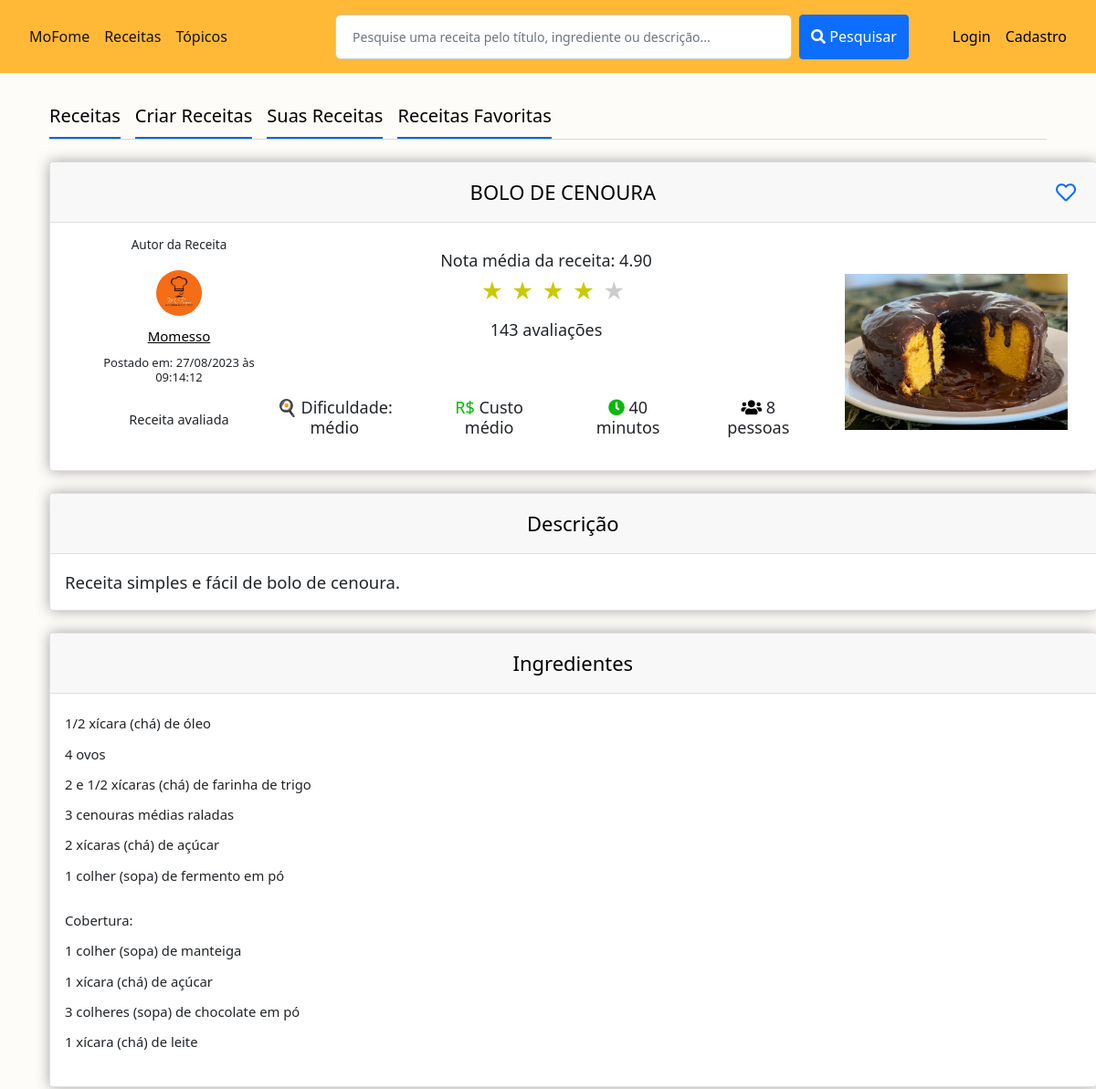
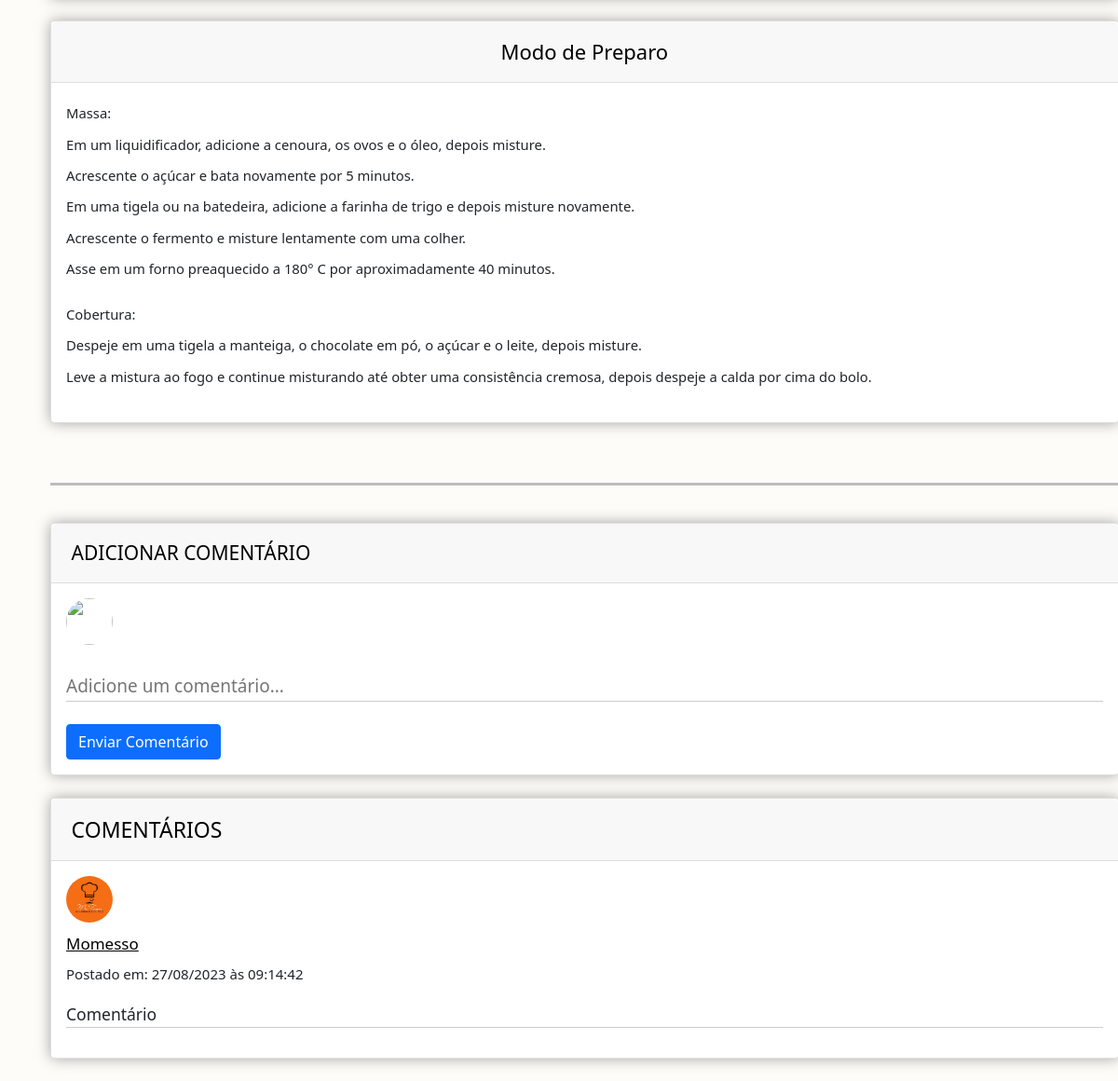
Screenshot of /receitas/1/ with the database file from the repository (2 pictures, top to bottom).
### MoFome/models.py (models this page shows, shortened)
class Receita(models.Model):
    title = models.CharField(max_length=80)
    ingredientes = models.TextField()
    descricao = models.TextField()
    modo_de_preparo = models.TextField()
    imagem = models.ImageField(default='MoFome.jpg', upload_to='receita_pics')
    data_do_post = models.DateTimeField(default=timezone.now)
    autor = models.ForeignKey(User, on_delete=models.CASCADE)
    avaliacao = models.IntegerField()
    quantidade_de_avaliacoes = models.IntegerField()
    horas = models.IntegerField()
    minutos = models.IntegerField()
    custo = models.IntegerField()
    dificuldade = models.IntegerField()
    pessoas = models.IntegerField()
    media = models.DecimalField(max_digits=4,
        decimal_places=2,
        null=True,
        blank=True,
    )
    def data_post_brasil(self):
        fuso_horario_brasil = pytz.timezone('America/Sao_Paulo')
        data_brasil= self.data_do_post.astimezone(fuso_horario_brasil)
        return data_brasil.strftime('%d/%m/%Y às %H:%M:%S')

class Comentario(models.Model):
    receita = models.ForeignKey(Receita, related_name="comentarios", on_delete=models.CASCADE)
    comentario = models.TextField()
    data_do_comentario = models.DateTimeField(default=timezone.now)
    autor = models.ForeignKey(User, on_delete=models.CASCADE)
    def data_comentario_brasil(self):
        fuso_horario_brasil = pytz.timezone('America/Sao_Paulo')
        data_brasil= self.data_do_comentario.astimezone(fuso_horario_brasil)
        return data_brasil.strftime('%d/%m/%Y às %H:%M:%S')

### usuarios/models.py (models this page shows, shortened)
class Profile(models.Model):
    user = models.OneToOneField(User, on_delete=models.CASCADE)
    image = models.ImageField(default='default.jpg', upload_to='profile_pics')
    modo_privacidade = models.IntegerField(default=0)
    receitas_avaliadas = models.ManyToManyField(modelsMoFome.Receita, related_name='avaliadores', blank=True)
    receitas_favoritas = models.ManyToManyField(modelsMoFome.Receita, related_name='favoritas', blank=True)

### MoFome/views.py (the view)
# urls.py: path('receitas/<int:pk>/', ReceitaDetailView.as_view() , name='receitas-detail'),
class ReceitaDetailView(DetailView):
    model = Receita
    template_name = 'MoFome/receita_detail.html'
    def get_context_data(self, **kwargs):
        context = super().get_context_data(**kwargs)
        receita = self.object
        comentarios = Comentario.objects.filter(receita=receita)
        context['comentarios'] = comentarios
        return context

### MoFome/templates/MoFome/receita_detail.html (shortened to what this page needs)
{% extends 'MoFome/base.html' %}
{% block conteudo %}
    <div class="container-xl px-4 mt-4">
        <nav class="nav nav-borders">
          <a class="nav-link active ms-0"  style="  color: black; font-size: 20px;" href="{% url 'receitas' %}">Receitas</a>
          <a class="nav-link active ms-0"	 style="color: black; font-size: 20px;" href="{% url 'receitas-create' %}" >Criar Receitas</a>
          <a class="nav-link active ms-0" style="color: black; font-size: 20px;" href="{% url 'minhasreceitas' %}">Suas Receitas</a>
          <a class="nav-link active ms-0"	 style="color: black; font-size: 20px;" href="{% url 'receitas-favoritas'  %}" >Receitas Favoritas</a>
        </nav>
      <hr class="mt-0 mb-4">
      <div class="row justify-content-center">
        <div class="col-xl-12">
          <div class="col-xl-8" style="width: 105%;">
            <div class="card mb-4">
              <div class="card-header1" style="color:black; text-transform: uppercase; font-size: 22px; text-align: center;">
                <div style="flex-grow: 1; display: flex; justify-content: center;">{{ object.title }}</div>
                <a href="{% url 'receitas-favoritar' object.pk %}" class="favorite-icon">
                  {% if object in request.user.profile.receitas_favoritas.all %}
                      <i class="fas fa-heart text-danger"></i>
                  {% else %}
                      <i class="far fa-heart"></i>
                  {% endif %}
              </a>
            </div>
              <div class="card-body d-flex">
                <div class="text-center" style="margin-left: 30px;">
                  <h2 style="font-size: 13.5px; margin-bottom: 20px;">Autor da Receita</h2>
                  <img class="rounded-circle img-account-profile" src="{{ receita.autor.profile.image.url }}" alt="">
                  <div style="margin-top: 10px;">
                    <a style="font-size: 15px; color: black;" href="{% url 'perfil-outro' username=object.autor %}">{{ object.autor }}</a>
                  </div>
                  <h2 style="font-size: 13px; margin-top: 10px;">Postado em: {{object.data_post_brasil}}</h2>
                  {% if object not in user.profile.receitas_avaliadas.all and object.autor != request.user  %}
                  <h2 style="font-size: 14px; margin-top: 30px;">Avaliar Receita</h2>
                  <div class="rating" style="font-size: 12px;">
                    <form method="post" action="{% url 'avaliar_receita' pk=object.id %}">
                      {% csrf_token %}
                      <button class="star" name="avaliacao" value="1" data-rating="1">&#9733;</button>
                      <button class="star" name="avaliacao" value="2" data-rating="2">&#9733;</button>
                      <button class="star" name="avaliacao" value="3" data-rating="3">&#9733;</button>
                      <button class="star" name="avaliacao" value="4" data-rating="4">&#9733;</button>
                      <button class="star" name="avaliacao" value="5" data-rating="5">&#9733;</button>
                    </form>
                  </div>
                  {% elif object.autor == request.user %}
                  <div>
                    <h2 style="font-size: 14.5px; margin-top: 10px; margin-bottom: 30px;"></h2>
                  </div>
                  {% else %}
                  <div>
                    <h2 style="font-size: 14.5px; margin-top: 30px; margin-bottom: 30px;">Receita avaliada</h2>
                  </div>
                  {% endif %}
                </div>
                <div class="text-center" style="flex-grow: 1; display: flex; flex-direction: column; align-items: center;">
                  {% if receita.quantidade_de_avaliacoes != 0 %}
                    <h2 style="font-size: 18px; margin-top: 15px; margin-right: 20px;">Nota média da receita: {{receita.media}}</h2>
                    <h2>
                    <span class="star1 {% if receita.media >= 1 %}selected{% endif %}">&#9733;</span>
                    <span class="star1 {% if receita.media >= 2 %}selected{% endif %}">&#9733;</span>
                    <span class="star1 {% if receita.media >= 3 %}selected{% endif %}">&#9733;</span>
                    <span class="star1 {% if receita.media >= 4 %}selected{% endif %}">&#9733;</span>
                    <span class="star1 {% if receita.media >= 5 %}selected{% endif %}">&#9733;</span>
                  </h2>
                  {% endif %}
                  {% if receita.quantidade_de_avaliacoes > 1%}
                    <h2 style="font-size: 18px; margin-top: 10px;  margin-bottom: 45px; margin-right: 20px;">{{receita.quantidade_de_avaliacoes}} avaliações</h2>
                  {% endif %}
                  {% if receita.quantidade_de_avaliacoes > 0 %}
                  <div style="display: flex; align-items: center; margin-top: 18px;">
                    <h2 style="font-size: 18px; margin-right: 40px;">
                      {% if object.dificuldade == 1 %}
                        <span style="font-size: 18px; color: black;">&#127859;</span> Dificuldade: fácil
                      {% elif object.dificuldade == 2 %}
                        <span style="font-size: 18px;">&#127859;</span> Dificuldade: médio
                      {% else %}
                        <span style="font-size: 18px;">&#127859;</span> Dificuldade: difícil
                      {% endif %}
                    </h2>
                    <h2 style="font-size: 18px;">
                      {% if object.custo == 1 %}
                        <span style="font-size: 18px; color: rgb(5, 188, 5);">R$</span> Custo baixo
                      {% elif object.custo == 2 %}
                        <span style="font-size: 18px; color: rgb(5, 188, 5);">R$</span> Custo médio
                      {% else %}
                        <span style="font-size: 18px; color: rgb(5, 188, 5);">R$</span> Custo alto
                      {% endif %}
                    </h2>
                    <h2 style="font-size: 18px; margin-right: 50px;">
                        {% if object.horas == 0 %}
                          {% if object.minutos == 1%}
                            <h2 style="font-size: 18px; margin-right: 50px;"><i class="fas fa-clock" style="color: rgb(8, 184, 8);"></i> {{object.minutos}} minuto</h2>
                          {% elif object.minutos > 1%}
                            <h2 style="font-size: 18px; margin-right: 50px;"><i class="fas fa-clock" style="color: rgb(8, 184, 8);;"></i> {{object.minutos}} minutos</h2>
                          {% endif %}
                        {% endif %}
                    </h2>
                    <h2 style="font-size: 18px; margin-right: 50px;">
                     {% if object.pessoas == 1 %}
                      <span style="font-size: 18px; color: black;"><i class="fas fa-user"></i></span> {{object.pessoas}} pessoa
                      {% else %}
                      <span style="font-size: 18px; color:black;"><i class="fas fa-users"></i></span> {{object.pessoas}} pessoas
                      {% endif %}
                    </h2>
                  {% endif %}
                  </div>
                </div>
                <img  clas  s="img-fluid" style="height: 170.5px; margin-left: auto; margin-right: 15px; margin-top: 40px; text-align: right;" src="{{ object.imagem.url }}" alt="Foto da Receita">
              </div>
            </div>
          </div>
        </div>
      </div>
          <div class="row justify-content-center">
            <div class="col-xl-12">
              <div class="col-xl-8" style="width: 105%;">
                <div class="card mb-4">
                  <div class="card-header" style="color:black; font-size: 22px; text-align: center;">Descrição</div>
                  <div class="card-body">
                    <h2 class="card-text"  style="font-size: 18.5px; line-height: 1.6; text-align: justify; hyphens: auto;">
                      {{ object.descricao }}
                    </h2>
                  </div>
                </div>
              </div>
            </div>
          </div>
          <div class="row justify-content-center">
            <div class="col-xl-12">
              <div class="col-xl-8" style="width: 105%;">
                <div class="card mb-4">
                  <div class="card-header" style="color:black; font-size: 22px; text-align: center;">Ingredientes</div>
                  <div class="card-body">
                    <h2 class="card-text" style="font-size: 18.5px; line-height: 2.25; text-align: justify; hyphens: auto; list-style-type: disc;">
                      {{ object.ingredientes|linebreaks }}
                    </h2>
                  </div>
                </div>
              </div>
            </div>
          </div>
          <div class="row justify-content-center">
            <div class="col-xl-12">
              <div class="col-xl-8" style="width: 105%;">
                <div class="card mb-4">
                  <div class="card-header" style="color:black; font-size: 22px; text-align: center;">Modo de Preparo</div>
                  <div class="card-body">
                    <h2 class="card-text" style="font-size: 18.5px; line-height: 2.25; text-align: justify; hyphens: auto;">
                      {{ object.modo_de_preparo|linebreaks }}
                    </h2>
                  </div>
                </div>
              </div>
            </div>
          </div>
      <div class="row justify-content-center">
        <div class="col-xl-12" >
          <div class="col-xl-12" style="width: 105%;" >
          <hr style="height: 3px; margin-bottom: 40px; margin-top: 40px; color: black;">
        </div>
      </div>
    </div>
  <div class="row justify-content-center">
  <div class="col-xl-12">
    <div class="col-xl-8" style="width: 105%;">
    <div class="card mb-4">
      <div class="card-header" style="text-transform: uppercase; font-size: 21px; color: black;">Adicionar Comentário</div>
      <div class="card-body">
        <div class="row">
          <div class="col-md-2">
            <img class="rounded-circle img-account-profile" src="{{ user.profile.image.url }}" alt="" style="margin-bottom: 25px;" >
          </div>
          <form action="{% url 'receita-comentario' object.id %}" method="post">
          <div class="col-md-10">
            <div class="col-xl-12">
              <div>
								<textarea class="input-with-line" minlength=1 maxlength=5000 rows=1 name="comentario" placeholder="Adicione um comentário..." type="text" style="font-size: 19px;margin-bottom: 10px; width: 120%;"></textarea>
							</div>
              <button type="submit" class="btn btn-primary mt-2">Enviar Comentário</button>
            </div>
          </form>
          </div>
        </div>
      </div>
    </div>
  </div>
</div>
</div>
    <div class="row justify-content-center">
      <div class="col-xl-12">
        <div class="col-xl-8" style="width: 105%;">
        <div class="card mb-4">
            <div class="card-header" style="text-transform: uppercase; font-size: 23px; color: black;">Comentários</div>
            {% if comentarios %}
                {% for comentario in comentarios %}
                <div class="card-body">
                    <div class="comment-container">
                        <div class="comment-user">
                            <img class="rounded-circle img-account-profile" src="{{ comentario.autor.profile.image.url }}"  style="margin-bottom: 10px;">
                        </div>
                            <a style="font-size: 17px; margin-top: 5px; color: black;" href="{% url 'perfil-outro' username=receita.autor %}" >{{comentario.autor.username}}</a>
                            <h2 style="font-size: 15px; margin-bottom: 16px; margin-top: 10px;">Postado em: {{comentario.data_comentario_brasil}}</h2>
                            <div class="comment-text">
                                <p class="input-with-line" style="font-size: 17.5px;">{{ comentario.comentario }}</p>
                            </div>
                        </div>
                    </div>
                    {% endfor %}
                {% else %}
                    <strong style="margin: 15px; color: black; font-size: 17px;">Sem comentários.</strong>
                {% endif %}
            </div>
        </div>
    </div>
</div>
{% endblock %}

### MoFome/templates/MoFome/receita_detail.html (style rules this page uses)
body { background-color: #f2f6fc; color: #69707a; }
.img-account-profile { height: 50px; width: 50px; }
.rounded-circle { border-radius: 100% !important; }
.card { box-shadow: 0 0 15px rgba(0, 0, 0, 0.35); }
.card-header1 { display: flex; align-items: center; justify-content: center; color: black; text-transform: uppercase; background-color: rgb(245, 176, 49); font-size: 25px; font-weight: 500; background-color: rgba(33, 40, 50, 0.03); border-bottom: 1px solid rgba(33, 40, 50, 0.125); padding: 1rem 1.35rem; border-radius: 0.35rem 0.35rem 0 0; }
.card .card-header { font-weight: 500; background-color: rgba(33, 40, 50, 0.03); border-bottom: 1px solid rgba(33, 40, 50, 0.125); padding: 1rem 1.35rem; border-radius: 0.35rem 0.35rem 0 0; }
.nav-borders .nav-link.active { color: #0061f2; border-bottom-color: #0061f2; }
.nav-borders .nav-link { color: #69707a; border-bottom-width: 0.125rem; border-bottom-style: solid; border-bottom-color: transparent; padding-top: 0.5rem; padding-bottom: 0.5rem; padding-left: 0; padding-right: 0; margin-left: 1rem; margin-right: 1rem; }
.input-with-line { border: none; border-bottom: 1px solid #ccc; outline: none; padding: 5px 0; padding-bottom: 1px; box-sizing: border-box; word-wrap: break-word; width: 100%; overflow: hidden; resize: none; }
.comment-container { position: relative; }
.comment-user { margin-right: 10px; }
.star1 { font-size: 24px; color: #ccc; margin-right: 5px; }
.star1.selected { color: rgb(202, 202, 0); }
.card-text, h2, h3, p { font-size: 80%; }

### rows the page displays
Receita: title "BOLO DE CENOURA", autor.profile.image (picture), autor "Momesso", data_post_brasil "27/08/2023 às 09:14:12", media "4.90", quantidade_de_avaliacoes "143", minutos "40", pessoas "8", imagem (picture), descricao "Receita simples e fácil de bolo de cenoura.", ingredientes "1/2 xícara (chá) de óleo 4 ovos 2 e 1/2 xícaras (chá) de farinha de trigo 3 cenouras médias raladas 2 xícaras (chá) de açúcar 1 colher (sopa) de fermento em pó Cobertura: 1 colher (sopa) de manteiga 1 xícara (chá) de açúcar 3 colheres (sopa) de chocolate em pó 1 xícara (chá) de leite", modo_de_preparo "Massa: Em um liquidificador, adicione a cenoura, os ovos e o óleo, depois misture. Acrescente o açúcar e bata novamente por 5 minutos. Em uma tigela ou na batedeira, adicione a farinha de trigo e depois misture novamente. Acrescente o fermento e misture lentamente com uma colher. Asse em um forno preaquecido a 180° C por aproximadamente 40 minutos. Cobertura: Despeje em uma tigela a manteiga, o chocolate em pó, o açúcar e o leite, depois misture. Leve a mistura ao fogo e continue misturando até obter uma consistência cremosa, depois despeje a calda por cima do bolo."
Comentario: autor.profile.image (picture), autor.username "Momesso", data_comentario_brasil "27/08/2023 às 09:14:42", comentario "Comentário"
